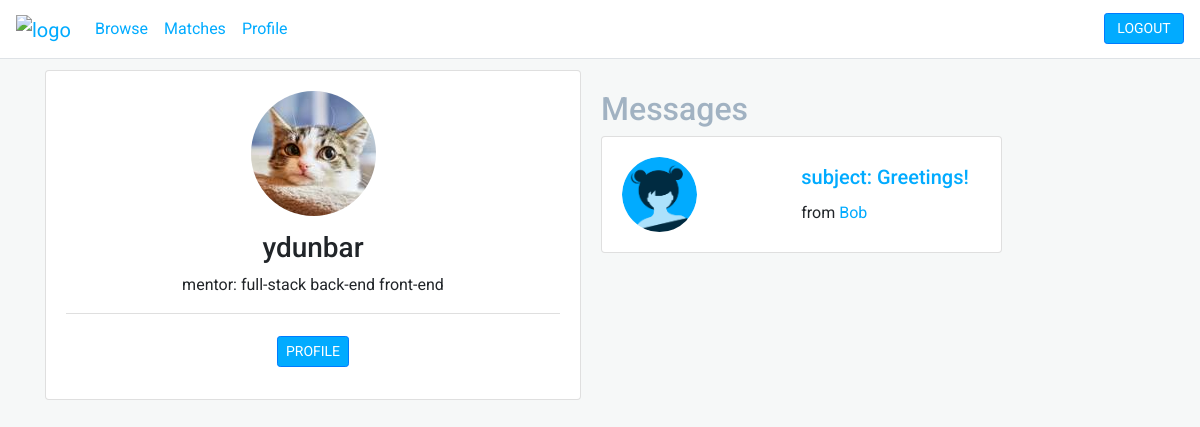
The page /home (signed in) on the database as committed earlier.
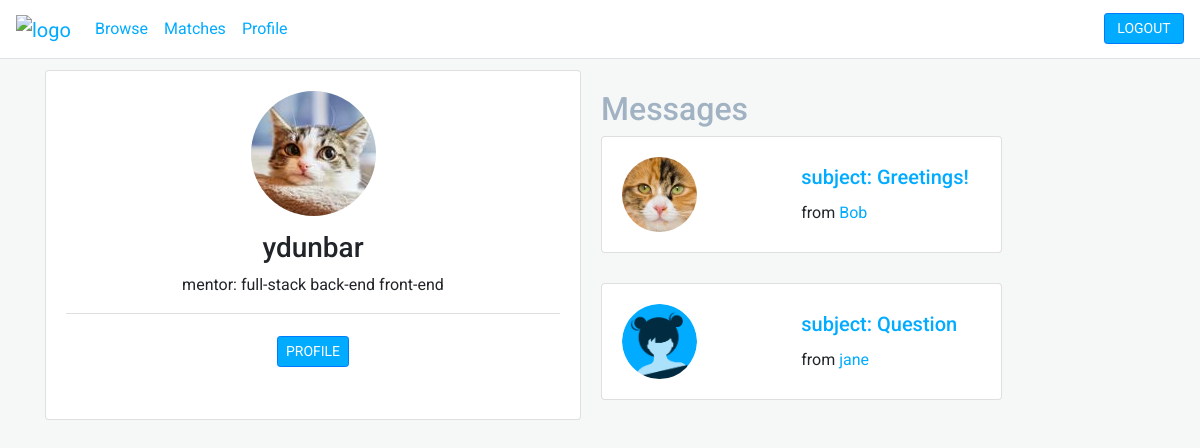
The same page on the database as committed later.
### app/models.py (models this page shows, shortened)
class User(db.Model, UserMixin):
    id = db.Column(db.Integer, primary_key=True)
    username = db.Column(db.String(), unique=True, nullable=False)
    email = db.Column(db.String(), unique=True, nullable=False)
    image = db.Column(db.String(), nullable=False, default='default.png')
    password = db.Column(db.String(60))
    posts = db.relationship('Post', backref='author', lazy=True, foreign_keys = 'Post.author_id')
    recieved_posts = db.relationship('Post', backref='recipient', lazy=True, foreign_keys = 'Post.recipient_id')
    roles = db.relationship('Role', backref='user', lazy='dynamic', foreign_keys = 'Role.user_id')

class Role(db.Model):
    id = db.Column(db.Integer, primary_key=True)
    user_id = db.Column(db.Integer, db.ForeignKey('user.id'), nullable=False)
    name = db.Column(db.String(), nullable=False)
    skills = db.relationship('Skill', secondary=skill_role, backref='role', lazy='dynamic')

class Skill(db.Model):
    id = db.Column(db.Integer, primary_key=True)
    name = db.Column(db.String(), unique=True, nullable=False)

class Post(db.Model):
    id = db.Column(db.Integer, primary_key=True)
    title = db.Column(db.String(), unique=True, nullable=False)
    date_posted = db.Column(db.DateTime(), nullable=False, default=datetime.utcnow)
    content = db.Column(db.Text, nullable=False)
    author_id = db.Column(db.Integer, db.ForeignKey('user.id'), nullable=False)
    recipient_id = db.Column(db.Integer, db.ForeignKey('user.id'), nullable=False)

### app/routes.py (the view)
@app.route('/')
@app.route('/home', methods=['GET'])
def home():
    if current_user.is_authenticated:
        posts = Post.query.filter_by(recipient=current_user)
        user = current_user
    else:
        posts = []
        user = False
    return render_template('home.html', posts=posts, user=user)

### app/models.py (called while the page is built)
@login_manager.user_loader
def load_user(user_id):
    return User.query.get(int(user_id))

### app/templates/home.html (shortened to what this page needs)
{% extends 'layout.html' %}
{% block content %}
    <div class="main">
        {% if user %}
            <div class="flex-container">
                <div class="card text-center flex-children" style="width: 18rem;">
                    <div class="card-body home-profile-card">
                        <div>
                            <img class="rounded-circle large-image" src="{{ url_for('static', filename='profile_pictures/' + user.image) }}">
                        </div>
                        <div>
                            <h3 class="card-text">{{ user.username }}</h3>
                            {% for role in user.roles %}
                                <p>
                                    <span>{{ role.name }}:</span>
                                    {% for skill in role.skills %}
                                        <span>{{ skill.name }}</span>
                                    {% endfor %}
                            {% endfor %}
                        </div>
                        <div class="card-footer bg-transparent">
                            <a class="btn btn-primary btn-sm profile-btn" href="{{ url_for('profile', username = user.username) }}">PROFILE</a>
                        </div>
                    </div>
                </div>
                {% if posts %}
                    <div class="messages flex-children">
                        <h2>Messages</h2>
                        {% for post in posts %}
                            <div class="card w-75">
                                <div class="card-body message-card">
                                    <div class="left">
                                        <img class="rounded-circle small-image" src="{{ url_for('static', filename='profile_pictures/' + post.author.image) }}">
                                    </div>
                                    <div class="right center">
                                        <div class="centered">
                                            <h5 class="card-title"><a href="{{ url_for('post', id=post.id) }}">subject: {{ post.title }}</a></h5>
                                            <p class="card-text">from <a href="{{ url_for('profile', username = post.author.username) }}">{{ post.author.username }}</a></p>
                                        </div>
                                    </div>
                                </div>
                            </div>
                        {% endfor %}
                    </div>
                {% endif %}
            </div>
        {% endif %}
    </div>
{% endblock content %}

### app/templates/layout.html (shortened to what this page needs)
<!DOCTYPE html>
<html lang="en">
    <head>
        <link rel="stylesheet" href="https://stackpath.bootstrapcdn.com/bootstrap/4.5.0/css/bootstrap.min.css">
        <link rel="stylesheet" type="text/css" href="{{ url_for('static', filename='main.css') }}">
    </head>
    <body>
        <nav class="navbar navbar-expand-lg navbar-light fixed-top border-bottom">
            <a class="navbar-brand" href="{{ url_for('home') }}"><img alt="logo" src="https://i.imgur.com/vu7zWNP.png" height="28"></a>
            <div class="collapse navbar-collapse" id="navbarNav">
              <ul class="navbar-nav mr-auto">
                <li class="nav-item">
                  <a class="nav-link" href="{{ url_for('browse') }}">Browse</a>
                </li>
                {% if current_user.is_authenticated %}
                  <li class="nav-item">
                    <a class="nav-link" href="{{ url_for('matches') }}">Matches</a>
                  </li>
                  <li class="nav-item">
                    <a class="nav-link" href="{{ url_for('profile_settings') }}">Profile</a>
                  </li>
                {% endif %}
              </ul>
              <ul class="navbar-nav navbar-right">
                {% if current_user.is_authenticated %}
                  <li class="nav-item">
                    <a class="btn btn-primary btn-sm" href="{{ url_for('logout') }}">LOGOUT</a>
                  </li>
                {% endif %}
              </ul>
            </div>
          </nav>
        <div class="container">
            {% block content %}{% endblock %}
        </div>
    </body>
</html>

### app/static/main.css (style rules this page uses)
body { font-family: 'Roboto', sans-serif; background-color: #F6F8F8; padding-top: 70px; }
body a { color: #01ABFF; }
.flex-container { display: flex; }
.flex-children { flex: 1; }
h2 { color: #A1B2C2 }
.btn-primary, .btn-info { color: white !important; }
.btn-primary { background-color: #01ABFF !important;; }
nav { background: white; }
nav a { color: #01ABFF !important; }
nav .btn { margin-left: 15px; width: 80px; color: white; }
.card { margin-bottom: 30px; }
.small-image { max-width: 75px; }
.large-image { max-width: 125px; margin-bottom: 15px; }
.profile-btn { margin-top: 10px; }
.messages { padding: 20px; }
.message-card, .user-card { display: flex; }
.left, .right, .middle { flex: 1; }
.center { position: relative; }
.centered { margin: 0; position: absolute; top: 50%; -ms-transform: translateY(-50%); transform: translateY(-50%); }

Rows that differ between the two databases and show on the page:
changed through a linked row, Post "Greetings!": image: picture added in place of a placeholder
added Post: image (placeholder picture), title "Question", author.username "jane"
